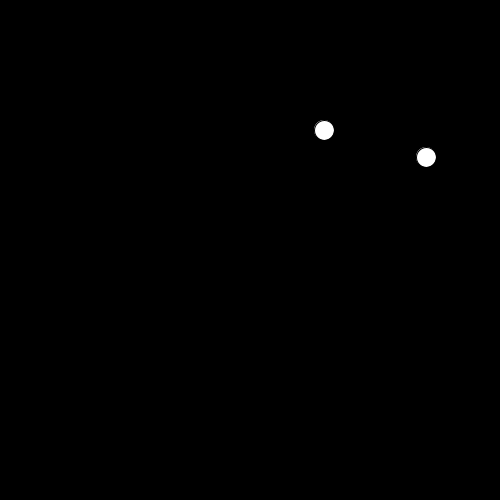
Frame 1 (no input)
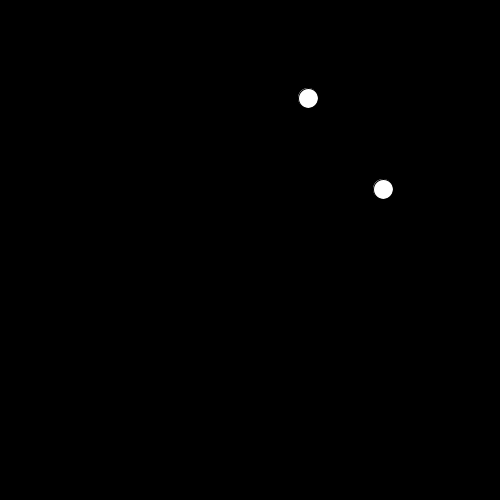
Frame 60 (the mouse pressed at the canvas centre just before this capture)
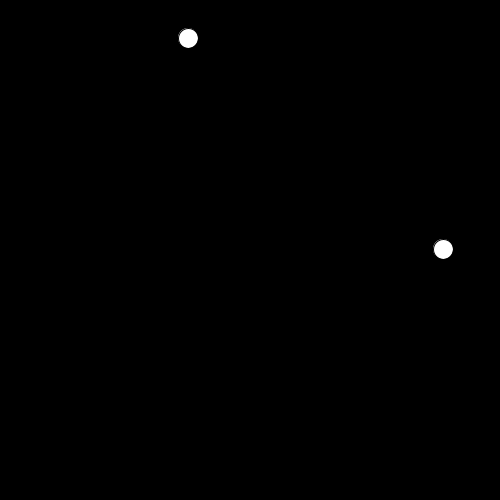
Frame 120 (the mouse held since frame 60 and released just before this capture)

The Processing sketch that drew these frames (run headless with seeded random() and noise(); from frame 60 on, the mouse is pressed at the canvas centre):

// Processing sketch: processing_82569
// ── processing_82569.pde

//Keana M., CP1, mods 4-5, Bouncing Ball

Ball bob; 
Ball joe;
void setup()
{
  size(500, 500);
  frameRate(150);
  bob = new Ball();
  joe = new Ball();
}
void draw()
{
  background(0, 0, 0);
  bob.move();
  bob.bounce();
  bob.show();
  joe.move();
  joe.bounce();
  joe.show();
}
class Ball
{
  int x, y;
  boolean up, right;
  color col;
  Ball()
  {
    x = int(random(0, 500));
    y = int(random(0, 500));
    up = random (1) < 0.5;
    right = random (1) < 0.5;
    col = color (255);
  }
  void move()
  {
    if (right == false)
    {
      x= x-2;
    }
    else
    {
      x++;
    }
    if (up == true)
    {
      y--;
    }
    else
    {
      y++;
    }
  }
  void bounce()
  {
    if (x < 0)
    {
      right = true;
      col = color (random(256), random(256), random(256));
    }
    if (x>500)
    {
      right = false;
      col = color (random(256), random(256), random(256));
    }
    if (y<0)
    {
      up = false;
      col = color (random(256), random(256), random(256));
    }
    if (y>500)
    {
      up = true;
      col = color (random(256), random(256), random(256));
    }
  }
  void show()
  {
    fill (col);
    ellipse (x, y, 20, 20);
  }
}
